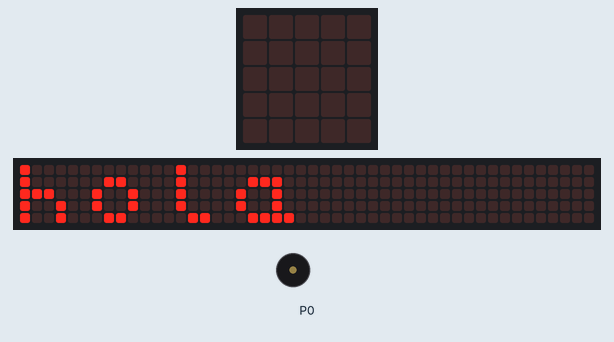
This program was run on a simulated BBC micro:bit (MakeCode). On the bench: the board's 5×5 LED display, a strip that is not on the board, showing the scrolling text unrolled, buzzer (waves = sounding). The 48×5 strip is a reading aid, not a part: it shows the text the display is scrolling, unrolled, one strip-width of it at a time.

Above: at 4.3 s.
At 5.57 s:
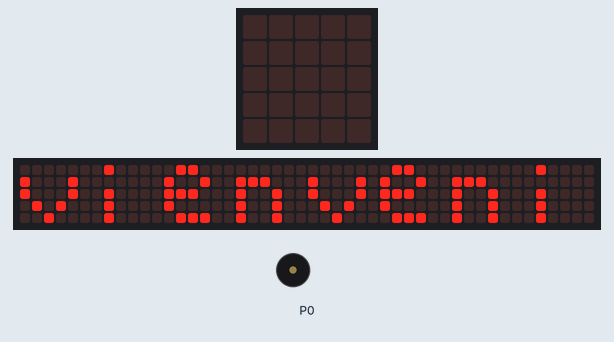
At 15.9 s:
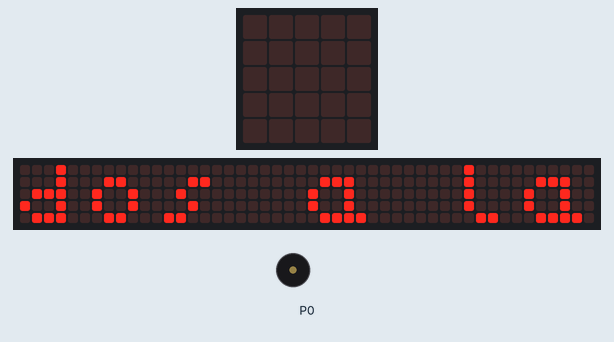
At 35.7 s:
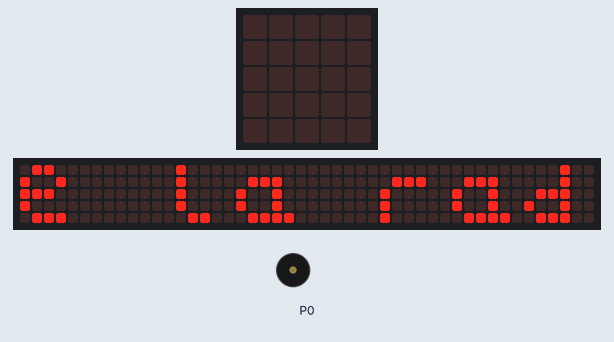
Timing chart, 0 to 37.2 s (numbered marks = the images above):
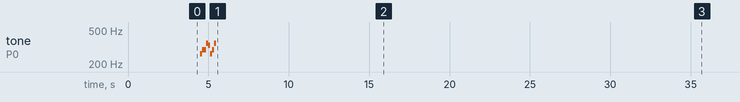

Measured:
- by itself, tone on P0: plays 262 Hz for 0.13 s, 294 Hz for 0.25 s, 349 Hz for 0.13 s, 330 Hz for 0.13 s, 262 Hz for 0.13 s, 294 Hz for 0.13 s … (7 notes in this stretch)
- what the display in image 2 shows lasts 0.6 s, from 15.9 s to 16.5 s

The program:

main.ts
```typescript
basic.showString("hola")
while (true) {
    music.play(music.stringPlayable("C D D F E C D F ", 500), music.PlaybackMode.UntilDone)
    break;
}
basic.showString("vienvenidos a la precentaccion de la radacion  ")
while (true) {
    music.play(music.stringPlayable("C G D E D C F C ", 500), music.PlaybackMode.UntilDone)
    break;
}
```

test.ts
```typescript
// aquí va el archivo "tests"; esto no se compilará cuando este paquete se utilice como una extensión.
```
